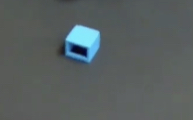
#> input picture ComputerVision/block.jpg, 193 x 120 px
$ python -i contours.py   (imports and definitions only)
#> lines starting #> are read from the running program, lines starting #| are printed output that depends on the picture; after the words box and inside, x2 and y2 are one past the last pixel; in counts of white or black regions, pixels touching at a corner belong together
#> further down, picture is the input picture: shape (120, 193, 3); mean B, G, R 95.9, 95.5, 88.1
#mask contours

import numpy as np
import cv2

def cont(img):
#im = cv2.imread('full_track3.jpg')
    imgray = cv2.cvtColor(img,cv2.COLOR_BGR2GRAY)
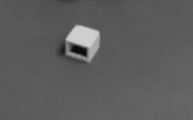
#> imgray: shape (120, 193); min 9, max 209, mean 93.4
    ret,thresh = cv2.threshold(imgray,127,255,0)
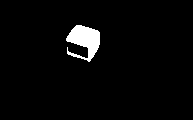
#> thresh: shape (120, 193); 3.2% white; 1 white region
    contours, hierarchy = cv2.findContours(thresh, cv2.RETR_TREE, cv2.CHAIN_APPROX_SIMPLE)
#> contours = 1 contour; box (x1, y1, x2, y2) and area: (66, 25, 100, 62) 655

    for contour in contours:
        if cv2.contourArea(contour) > 40:
            img = cv2.drawContours(img, contour, -1, (0, 255, 255), 2)
#> this loop made 1 pass
#> pass 1, in cont, `img = cv2.drawContours(img, contour, -1, (0, 255, 255), 2)`:
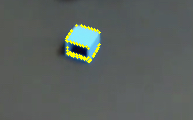
#> img: shape (120, 193, 3); 1.21% of pixels changed, all inside (x1, y1, x2, y2) = (65, 24, 101, 63)

#cv2.imshow('contours',img)
    cv2.imwrite('c.jpg',img)
#cv2.waitKey(0)
#cv2.destroyAllWindows()

'''
img = cv2.drawContours(im, contours, -1, (0,255,0), 1)
cv2.imshow('contours',img)
#cv2.imwrite('c.jpg',img)

cv2.waitKey(0)
cv2.destroyAllWindows()
'''

>>> import cv2
>>> picture = cv2.imread('block.jpg')
>>> result = cont(picture)
